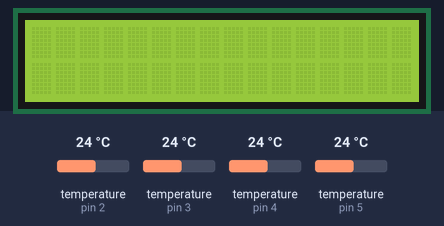
The sketch below on a simulated Arduino Uno, built with avr-gcc and run on an emulated ATmega328P. Shown: 16×2 character LCD. The test bench sets the inputs (shaded band); at power-on: temperature (sensors on pin 2, pin 3, pin 4, pin 5) 24 °C. What the sketch prints to the serial monitor is not drawn.

Above: at 1.3 s.
1.4 s: temperature (sensor on pin 2) set to 12 °C
At 4.1 s:
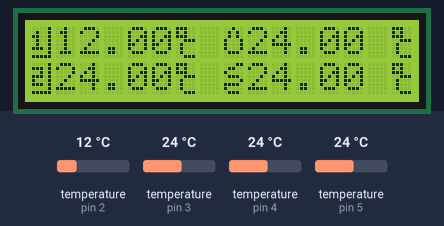
7.2 s: temperature (sensor on pin 3) set to 12 °C
At 8.3 s:
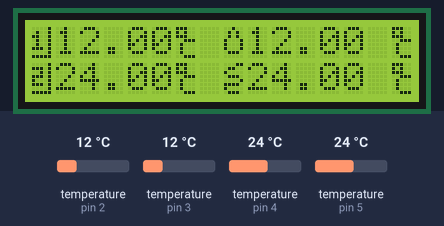
13.0 s: temperature (sensor on pin 4) set to 12 °C
At 16.8 s:
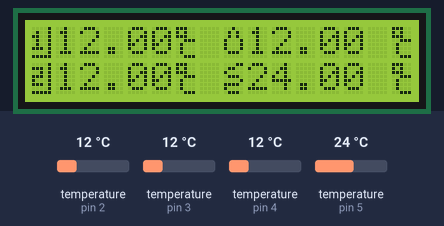
18.8 s: temperature (sensor on pin 5) set to 12 °C
At 21.1 s:
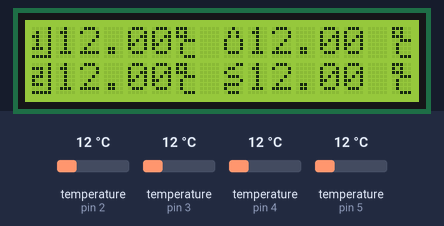
24.6 s: temperature (sensor on pin 2) set to 19 °C
At 28.4 s:
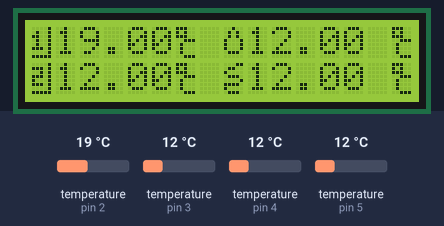
30.4 s: temperature (sensor on pin 3) set to 19 °C
At 32.6 s:
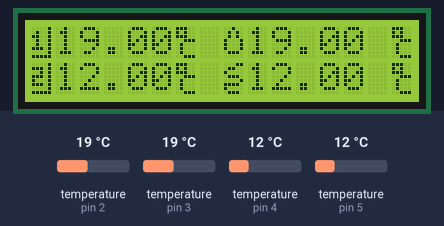
Timing chart, 0 to 34.1 s (numbered marks = the images above; inputs shaded):
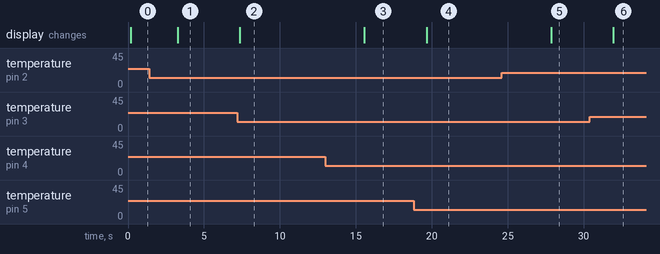

Measured:
- after the input at 1.4 s, the display: changes after 1.9 s (image 1)
- after the input at 7.2 s, the display: changes after 0.16 s (image 2)
- after the input at 13.0 s, the display: changes after 2.6 s (image 3)
- after the input at 18.8 s, the display: changes after 0.85 s (image 4)
- after the input at 24.6 s, the display: changes after 3.2 s (image 5)
- after the input at 30.4 s, the display: changes after 1.5 s (image 6)

The sketch:

temperature_meter.ino
```cpp
#include <DallasTemperature.h>
#include <OneWire.h>
#include <Wire.h>
#include <LiquidCrystal_I2C.h>


int temperatue_sensor_1_pin=2;
int temperatue_sensor_2_pin=3;
int temperatue_sensor_3_pin=4;
int temperatue_sensor_4_pin=5;

float temperature_1_value=0;
float temperature_2_value=0;
float temperature_3_value=0;
float temperature_4_value=0;


byte degreeC[]={
  B11100,
  B10100,
  B11100,
  B00111,
  B01000,
  B01000,
  B01000,
  B00111
  };

  byte water[] = {
  B00100,
  B01010,
  B01010,
  B10001,
  B10001,
  B10001,
  B01110,
  B00000
};


byte coil[] = {
  B00011,
  B01100,
  B10000,
  B01110,
  B00001,
  B11110,
  B10000,
  B01110
};
byte tank1[] = {
  B00001,
  B01001,
  B11001,
  B01001,
  B01001,
  B11101,
  B00001,
  B11111
};
byte tank2[] = {
  B00001,
  B11101,
  B00101,
  B11101,
  B10001,
  B11101,
  B00001,
  B11111
};

OneWire oneWirePin_1(temperatue_sensor_1_pin);
OneWire oneWirePin_2(temperatue_sensor_2_pin);
OneWire oneWirePin_3(temperatue_sensor_3_pin);
OneWire oneWirePin_4(temperatue_sensor_4_pin);


DallasTemperature sensor_1(&oneWirePin_1);
DallasTemperature sensor_2(&oneWirePin_2);
DallasTemperature sensor_3(&oneWirePin_3);
DallasTemperature sensor_4(&oneWirePin_4);


LiquidCrystal_I2C lcd(0x27,16,2);

void setup() {

  Serial.begin(9600);

  sensor_1.begin();
  sensor_2.begin();
  sensor_3.begin();
  sensor_4.begin();

  lcd.begin();
   lcd.createChar(0,degreeC);
  lcd.createChar(1,tank1);
  lcd.createChar(2,tank2);
  lcd.createChar(3,water);
  lcd.createChar(4,coil);

  lcd.home();
//  lcd.backlight();

}

void loop() {

  Serial.print("\n Requesting Temperatures from sensors-----------  ");

  sensor_1.requestTemperatures();
  sensor_2.requestTemperatures();
  sensor_3.requestTemperatures();
  sensor_4.requestTemperatures();

  Serial.print("Done  \n ");

  temperature_1_value=sensor_1.getTempCByIndex(0);
  temperature_2_value=sensor_2.getTempCByIndex(0);
  temperature_3_value=sensor_3.getTempCByIndex(0);
  temperature_4_value=sensor_4.getTempCByIndex(0);


  lcd.clear();

  // printing degree C symbol
  lcd.setCursor(6,0);
  lcd.write(0);
  lcd.setCursor(15,0);
  lcd.write(0);
  lcd.setCursor(6,1);
  lcd.write(0);
  lcd.setCursor(15,1);
  lcd.write(0);

  // printing tank1 symbol

  lcd.setCursor(0,0);
  lcd.write(1);

  // printing tank2 symbol

  lcd.setCursor(0,1);
  lcd.write(2);

  // printing water symbol

  lcd.setCursor(8,0);
  lcd.write(3);

  // printing coil symbol

  lcd.setCursor(8,1);
  lcd.write(4);


  lcd.setCursor(1,0);
  lcd.print(temperature_1_value);
  lcd.setCursor(9,0);
  lcd.print(temperature_2_value);
  lcd.setCursor(1,1);
  lcd.print(temperature_3_value);
  lcd.setCursor(9,1);
  lcd.print(temperature_4_value);
 delay(800);


//  Serial.print("Temperature is ----   ");
//  Serial.print(temperature);

//  lcd.setCursor(0,0);
//  lcd.print(temperature_1_value);
//
//  lcd.setCursor(8,0);
//  lcd.print(temperature_2_value);
//
//  lcd.setCursor(0,1);
//  lcd.print(temperature3_value);
//
//
//  lcd.setCursor(8,1);
//  lcd.print(temperature_4_value);


delay(200);

}
```
